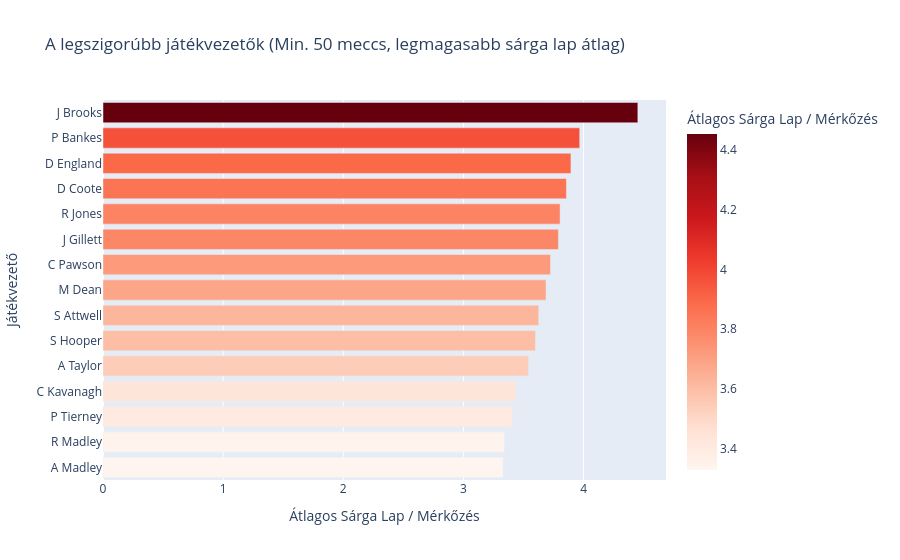

Here is the notebook cell this chart was saved with:
### Markdown cell above
#### 5.2.2 Játékvezetők szigorúsága
Mely játékvezetők alkalmazzák a leggyakrabban a sárga lapos büntetést? (Az elemzésbe kizárólag a legalább 50 mérkőzést vezető játékvezetők kerültek bevonásra).

### Code cell
# Játékvezetők szigorúsága: Átlagos sárga lapok száma mérkőzésenként
df_tiszta['Total_Yellow'] = df_tiszta['HY'] + df_tiszta['AY']
referee_stats = df_tiszta.groupby('Referee').agg(
    Matches=('Referee', 'count'),
    Avg_Yellow=('Total_Yellow', 'mean')
).reset_index()

# Csak azokat a bírókat nézem, akik legalább 50 meccset vezettek az elmúlt években
strict_refs = referee_stats[referee_stats['Matches'] > 50].sort_values(by='Avg_Yellow', ascending=False)

fig_ref = px.bar(strict_refs.head(15), x='Avg_Yellow', y='Referee', orientation='h',
                 title='A legszigorúbb játékvezetők (Min. 50 meccs, legmagasabb sárga lap átlag)',
                 labels={'Avg_Yellow': 'Átlagos Sárga Lap / Mérkőzés', 'Referee': 'Játékvezető'},
                 color='Avg_Yellow', color_continuous_scale='Reds')
fig_ref.update_layout(yaxis={'categoryorder':'total ascending'})
fig_ref.show()

### Figure 1 — Plotly figure (JSON) as saved in the notebook; plotly's stock layout.template omitted (floating-point values rounded to 4 significant figures)
{"data": [{"hovertemplate": "Átlagos Sárga Lap / Mérkőzés=%{marker.color}<br>Játékvezető=%{y}<extra></extra>", "legendgroup": "", "marker": {"color": [4.452, 3.968, 3.895, 3.857, 3.804, 3.79, 3.725, 3.687, 3.626, 3.6, 3.542, 3.436, 3.407, 3.342, 3.33], "coloraxis": "coloraxis", "pattern": {"shape": ""}}, "name": "", "orientation": "h", "showlegend": false, "textposition": "auto", "type": "bar", "x": [4.452, 3.968, 3.895, 3.857, 3.804, 3.79, 3.725, 3.687, 3.626, 3.6, 3.542, 3.436, 3.407, 3.342, 3.33], "xaxis": "x", "y": ["J Brooks", "P Bankes", "D England", "D Coote", "R Jones", "J Gillett", "C Pawson", "M Dean", "S Attwell", "S Hooper", "A Taylor", "C Kavanagh", "P Tierney", "R Madley", "A Madley"], "yaxis": "y"}], "layout": {"barmode": "relative", "coloraxis": {"colorbar": {"title": {"text": "Átlagos Sárga Lap / Mérkőzés"}}, "colorscale": [[0, "rgb(255,245,240)"], [0.125, "rgb(254,224,210)"], [0.25, "rgb(252,187,161)"], [0.375, "rgb(252,146,114)"], [0.5, "rgb(251,106,74)"], [0.625, "rgb(239,59,44)"], [0.75, "rgb(203,24,29)"], [0.875, "rgb(165,15,21)"], [1, "rgb(103,0,13)"]]}, "legend": {"tracegroupgap": 0}, "title": {"text": "A legszigorúbb játékvezetők (Min. 50 meccs, legmagasabb sárga lap átlag)"}, "xaxis": {"anchor": "y", "domain": [0, 1], "title": {"text": "Átlagos Sárga Lap / Mérkőzés"}}, "yaxis": {"anchor": "x", "categoryorder": "total ascending", "domain": [0, 1], "title": {"text": "Játékvezető"}}}}
